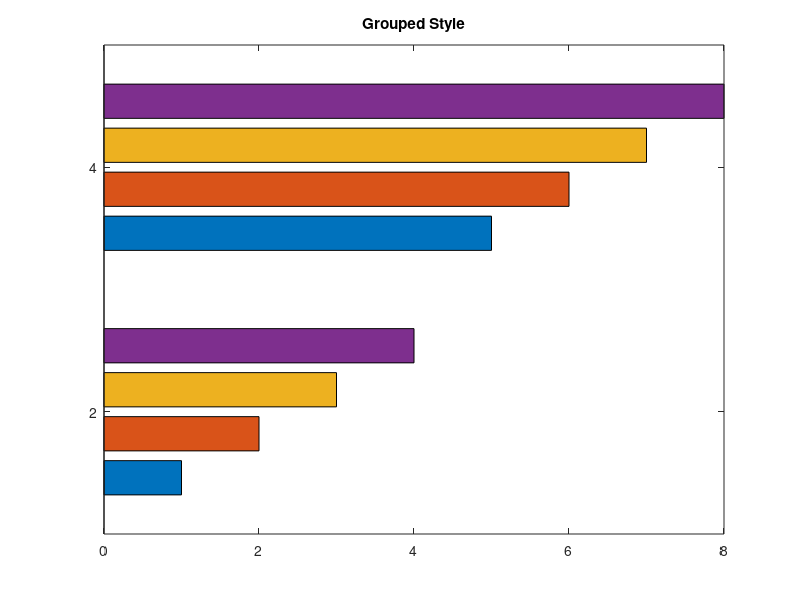
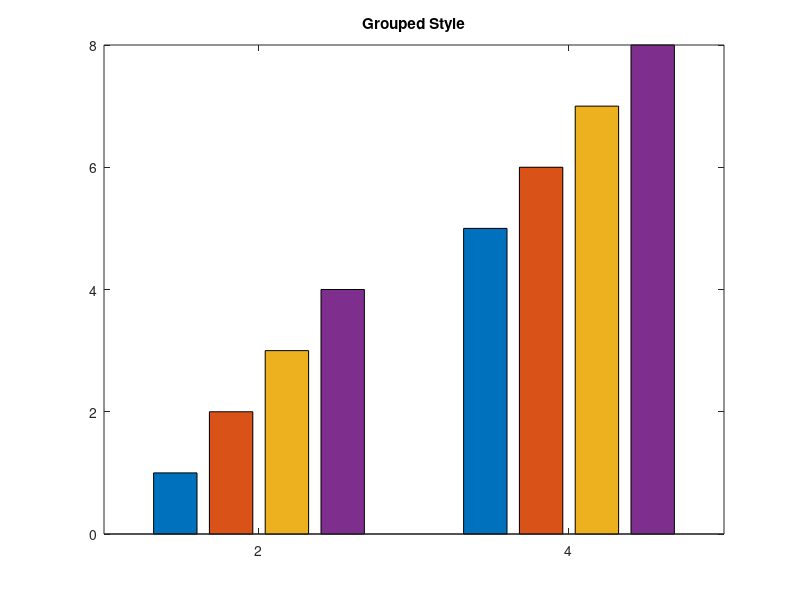

These charts were generated, in order, by the following MATLAB code:
x = [2,4];
y = [1,2,3,4;...
     5,6,7,8];

figure;
barh(x,y,'grouped'); 
title('Grouped Style')

figure;
bar(x,y,'grouped'); 
title('Grouped Style')

% close all
% u = [1 2 3]; v = [1 2; 
%                   1 2; 
%                   1 2];
% bar(u,v(:,1),v(:,2))









